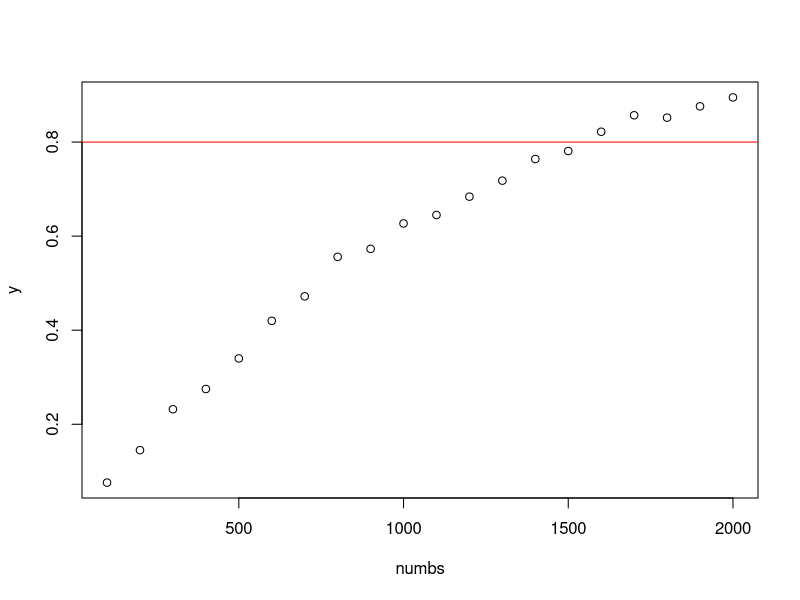
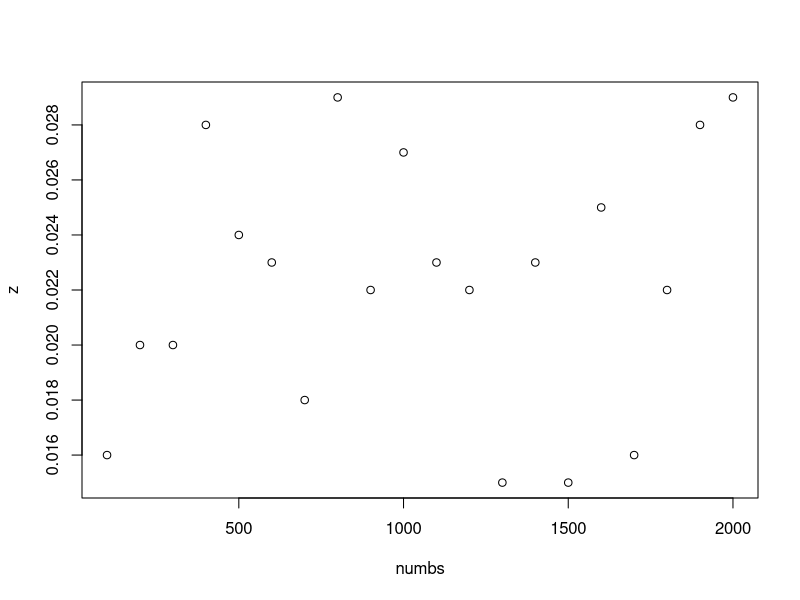
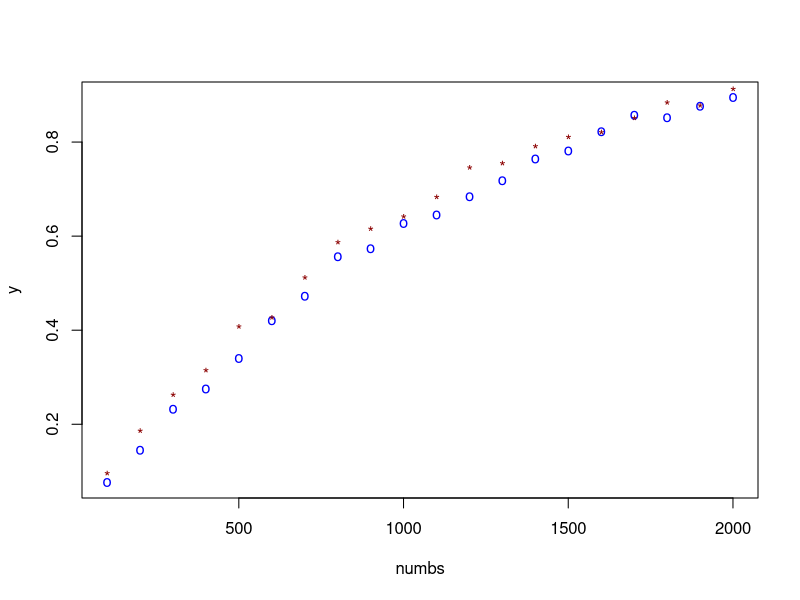
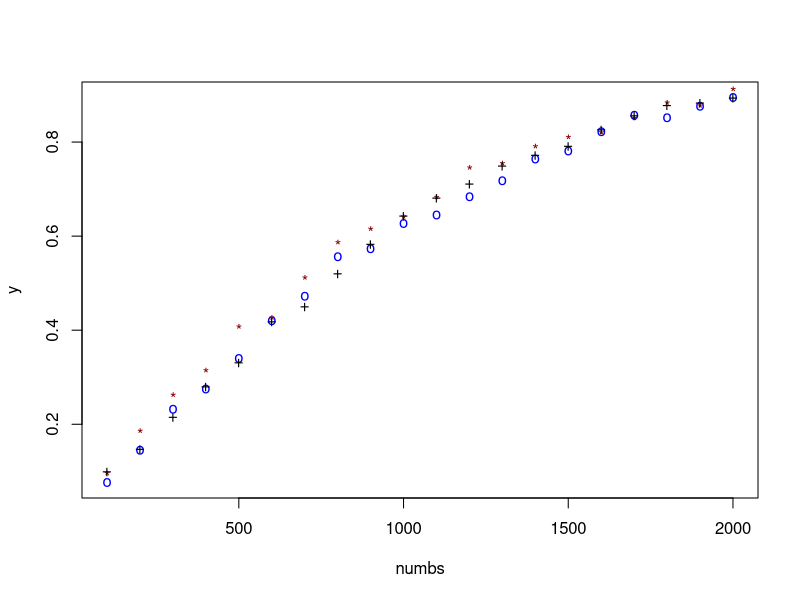

Recreate these plots in R, in order.
## ---- chunk 1
knitr::opts_chunk$set(echo = TRUE)
## ---- chunk 2
f1 <- function(n, piE, piC, numsim = 1000){
  sE <- rbinom(numsim, n, piE)
  sC <- rbinom(numsim, n, piC)
  pvals <- sapply(1:numsim, FUN = function(i) prop.test(x = c(sE[i], sC[i]), n = c(n, n),
                                                        alternative = "less")$p.value)
  mean(pvals < 0.025)
}
## ---- chunk 3
piE <- 0.35
piC <- 0.4
## ---- chunk 4
set.seed(42) # we set a seed so we can fairly compare each simulation
numbs <- seq(100, 2000, by=100) # defines our sequence for n = (100,200,300,...2000)
y <- NULL
for (n in numbs){
 y[n] <- (f1(n, piE, piC, numsim = 1000))
}
y <- y[numbs]
## ---- chunk 5
plot(numbs, y)
abline(h=0.8, col="red")
## ---- chunk 6
z <- NULL
set.seed(42)
for (n in numbs){
  z[n] <- (f1(n, 0.4, 0.4, numsim = 1000))
}
z <- z[numbs]
## ---- chunk 7
plot(numbs, z)
## ---- chunk 8
f2 <- function(n, piE, piC, numsim = 1000, alpha=0.025){
  sE <- rbinom(numsim, (0.5*n), piE) # We only use half the n in each step.
  sC <- rbinom(numsim, (0.5*n), piC)
  pvals <- sapply(1:numsim, FUN = function(i) prop.test(x = c(sE[i], sC[i]), n = c((0.5*n), (0.5*n)),
                                                        alternative = "less")$p.value)
  
  n.signif <- mean(pvals < alpha) # percentage of significant p-values
  fulltrial <- sum((pvals > alpha) == TRUE) # number of insignificant p-values

  nonsig <- numeric(0)
  
  for(i in 1:numsim){
    if(pvals[i] < alpha){
     nonsig[i] <- 0 # if the p-value is significant the indicator is set to zero
    }
    else{
     nonsig[i] <- 1 #if it is not the indicator is set to 1
    }
  }
  
  r.sE <- nonsig*sE # define a vector with only the non-significant cases
  r.sE <- r.sE[!r.sE %in% 0] # chose only the unsignificant cases
  sE2 <- rbinom(fulltrial, (0.5*n), piE) # simulate the second half of the non-significant trial
  sEt <- (r.sE+sE2)# combining the halves
  
  # same procedure for the control groups
  r.sC <- nonsig*sC
  r.sC <- r.sC[!r.sC %in% 0]
  sC2 <- rbinom(fulltrial, (0.5*n), piC)
  sCt <- (r.sC+sC2)
  
  pvals2 <- sapply(1:length(sEt), FUN = function(i) prop.test(x = c(sEt[i], sCt[i]), n = c(n, n),
                                                        alternative = "less")$p.value)
  n.signif.retrial <- mean(pvals2 < 0.025)
  n.signif2 <- (n.signif.retrial*(fulltrial/numsim))
  
  n.signif + n.signif2
}

set.seed(42)
f2(1500, piE, piC, numsim = 1000)
f1(1500, piE, piC, numsim = 1000) 

piE <- 0.35
piC <- 0.4
v <- NULL
for (n in numbs){
  v[n] <- (f2(n, piE, piC, numsim = 1000))
}

v <- v[numbs]

## ---- chunk 9
plot(numbs, y, col="blue", pch="o")
points(numbs, v, col="dark red", pch="*")
## ---- chunk 10
piE <- 0.35
piC <- 0.4
w <- NULL

set.seed(42)
for (n in numbs){
  w[n] <- (f2(n, piE, piC, numsim = 1000, alpha=0.001))
}

w <- w[numbs]

## ---- chunk 11
plot(numbs, y, col="blue", pch="o")
points(numbs, v, col="dark red", pch="*")
points(numbs, w, col="black", pch="+")
